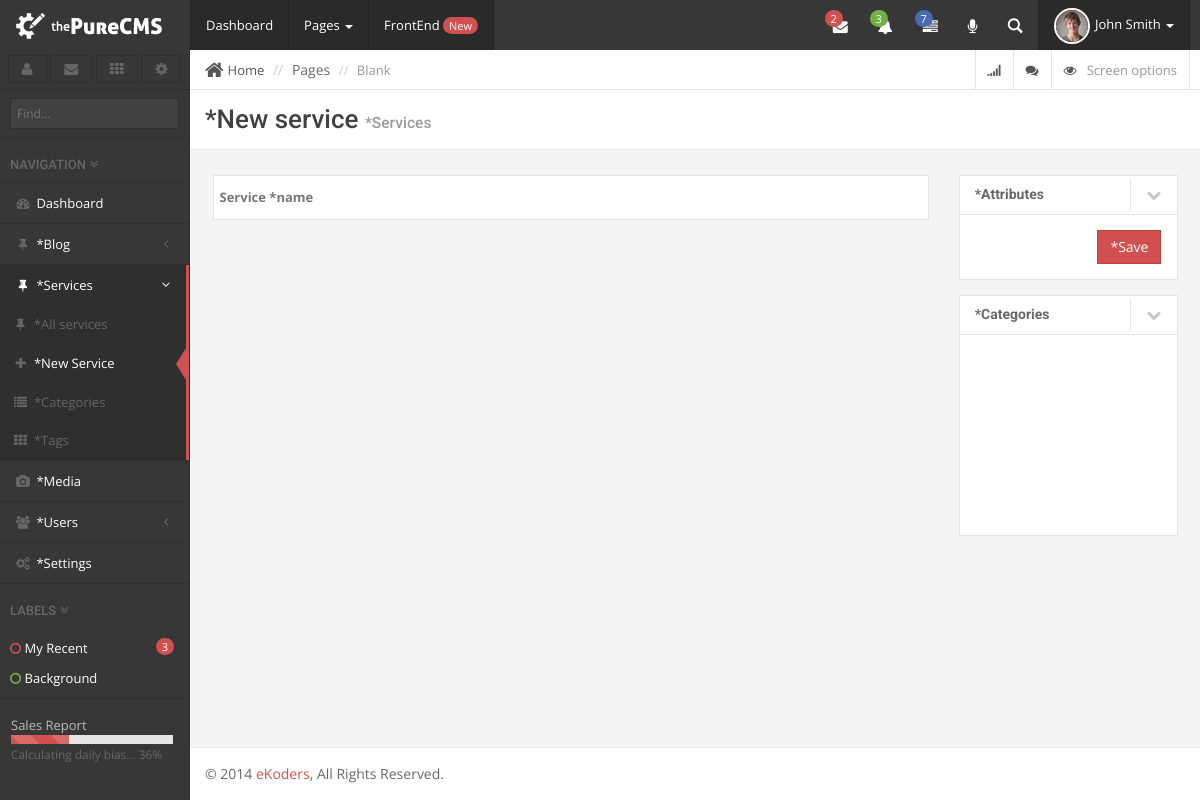
/admin/post_create.php?type=services (signed in), run on an earlier commit of the app's database.
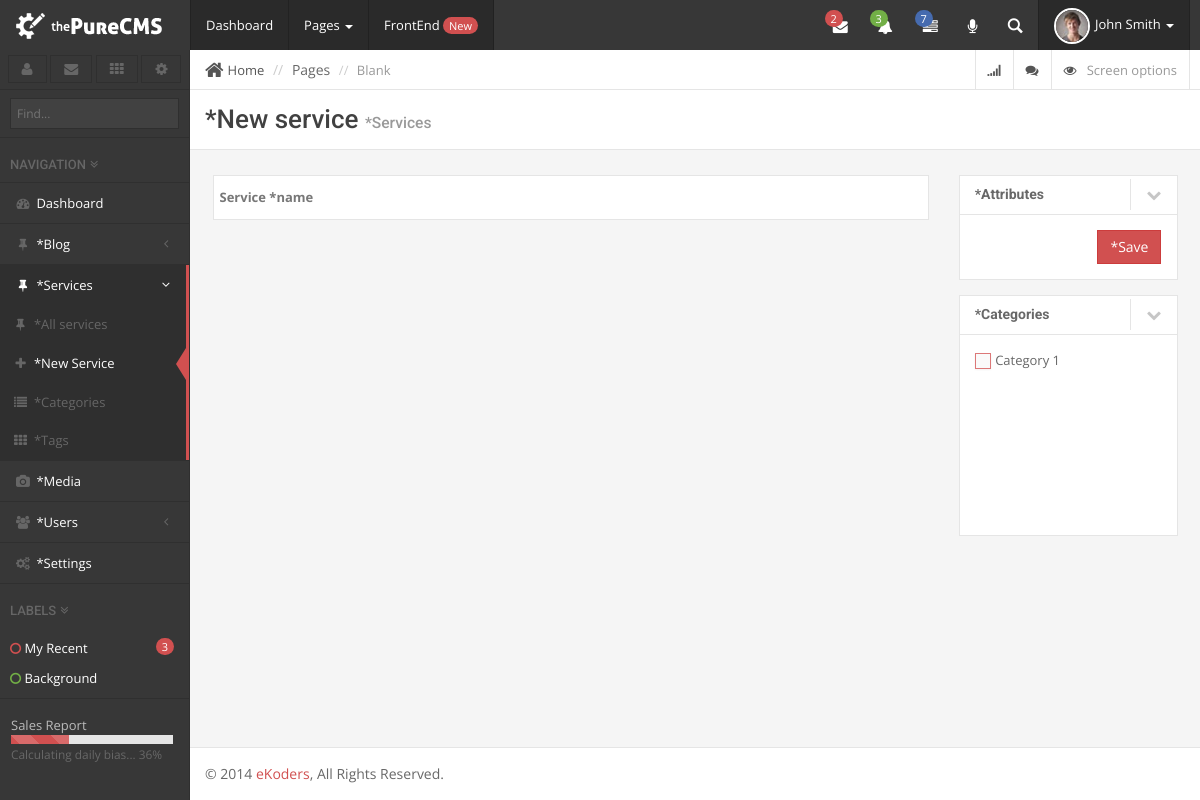
And on a later commit of the database.
### tables this page shows
CREATE TABLE IF NOT EXISTS `categories` (
  `category_id` int(11) NOT NULL AUTO_INCREMENT,
  `category_name` varchar(32) NOT NULL,
  `category_slug` varchar(64) NOT NULL,
  `category_description` longtext,
  `category_media` int(11) DEFAULT NULL,
  `category_parent` int(11) DEFAULT NULL,
  `category_item_count` int(11) DEFAULT NULL,
  `category_order` int(11) DEFAULT NULL,
  `category_type` varchar(32) NOT NULL,
  `category_ts` timestamp NOT NULL DEFAULT CURRENT_TIMESTAMP,
  PRIMARY KEY (`category_id`)
);

### common/default_vars.php (called while the page is built, shortened)
<?php
$posts = array();

### common/procedural_functions.php (called while the page is built, shortened)
<?php
function register_post($args = array()){
	extract($args);
	global $posts;
	$posts[$id] = $args;
}

### include/class.database.php (called while the page is built, shortened)
<?php
class Database {
    private $_DB;
    private $_query;
    private $_where = array();
    private $_select = array();
    private $_action;
    private $_table;
    public function __construct() {
        try {
            $this->_DB = new PDO('mysql:host=' . DB_HOST . ';dbname=' . DB_NAME, DB_USER, DB_PASS);
            $this->_DB->setAttribute(PDO::ATTR_ERRMODE, PDO::ERRMODE_EXCEPTION);
        } catch (PDOException $e) {
            echo 'ERROR: ' . $e->getMessage();
        }
    }
    public function where($column_name, $value, $operator = '=') {
        $this->_where[$column_name] = array();
        $this->_where[$column_name][] = $value;
        $this->_where[$column_name][] = $operator;
    }
    public function select($columns) {
        foreach ($columns as $column => $name) {
            $this->_select[$column] = $name;
        }
    }
    public function query($query) {
        try {
            $this->_query = $this->_DB->prepare(filter_var($query, FILTER_SANITIZE_STRING));
            $this->bind_results();
            $this->_query->execute();
            $this->_where = array();
            $this->_select = array();
        } catch (PDOException $e) {
            $er = $e->errorInfo;
            echo '<p style="font-family:arial; background:#F00; position:absolute; z-index:10000; color:#FFF; padding:5px;">ERROR: ' . $er[2] . '</p>';
        }
    }
    private function bind_results() {
        if (!empty($this->_where)) {
            foreach ($this->_where as $c => $value) {
                $this->_query->bindValue(':' . $c, $value[0], $this->get_type($value[0]));
            }
        }
    }
    private function get_type($value) {
        if (is_int($value)) {
            $param = PDO::PARAM_INT;
        } elseif (is_bool($value)) {
            $param = PDO::PARAM_BOOL;
        } elseif (is_null($value)) {
            $param = PDO::PARAM_NULL;
        } elseif (is_string($value)) {
            $param = PDO::PARAM_STR;
        } else {
            $param = FALSE;
        }
        return $param;
    }
    private function build_query() {
        $query = $this->_action;
        if ($this->_action == 'SELECT') {
            if (!empty($this->_select)) {
                foreach ($this->_select as $column_name => $name) {
                    $query .=' ' . $column_name . ' as ' . $name . ', ';
                }
            } else {
                $query .= ' *';
            }
            $query = rtrim($query, ', ');
        }
        if ($this->_action != 'UPDATE' && $this->_action != 'INSERT') {
            $query .= ' FROM ';
        }
        $query .= $this->_table;
        if (!empty($this->_where)) {
            $query .= ' WHERE ';
            $columns = array();
            foreach ($this->_where as $c => $v) {
                $columns[] = $c . ' ' . $v[1] . ' :' . $c;
            }
            $query .= implode(' AND ', $columns);
        }
        $this->query($query);
    }
    public function all_results($fetch_type = PDO::FETCH_OBJ) {
        return $this->_query->fetchAll($fetch_type);
    }
    public function row_count() {
        return $this->_query->rowCount();
    }
    public function from($table_name, $num_rows = NULL) {
        $this->_action = 'SELECT';
        $this->_table = $table_name;
        $this->build_query();
    }
}

### admin/classes/class.settings.php (called while the page is built, shortened)
<?php
class Settings extends Database{
	public $settings;
	private $table_name;
	public function __construct()
	{
		$this->table_name = DB_PREFIX.'settings';
		$this->select_all_settings();
	}
	public function select_all_settings()
	{
		$columns = array();
		$columns['setting_name'] = 'name';
		$columns['setting_value'] = 'value';
		$this->from($this->table_name);
		$results = $this->all_results();
		$this->settings = array();
		foreach ($results as $key => $value) {
			$this->settings[$value->name] = $value->value;
		}
	}
	public function get_settings($name = NULL)
	{
		if (isset($name)) {
			if (isset($this->settings[$name])) {
				return $this->settings[$name];
			}else{
				return false;
			}
		}
		return $this->settings;
	}
}

### admin/classes/class.media.php (called while the page is built, shortened)
<?php
class Media extends Settings{
	public function __construct()
	{
		parent::__construct();
		$this->upload_path = ABSPATH."contents/uploads/".date('Y/m/d/');
	}
}

### admin/classes/class.categories.php (called while the page is built, shortened)
<?php
class Categories extends Database{
	private $table_name;
	public function __construct()
	{
		$this->table_name = DB_PREFIX.'categories';
		$this->Media = new Media();
	}
	public function get_categories($type, $category_ID = NULL)
	{
		$this->from($this->table_name);
		if ($this->row_count() > 0 && isset($category_ID)) {
			return $this->result();
		}elseif($this->row_count() > 0){
			return $this->all_results();
		}
	}
}

### admin/post_create.php (the view, shortened to what the rows shown need)
<?php
include_once 'include/init.php';
$ID = (isset($_GET['ID']))? $_GET['ID'] : NULL;
$type = $_GET['type'];
$custom_post = $posts[$type];
$custom_name = $custom_post['meta']['single_title'];
$admin_title = (isset($ID))? 'Edit '.$custom_name : 'New '.$custom_name;
include 'include/header.php';
?>
<div id="page-wrapper">
		<div class="row">
			<div class="col-lg-12">
				<div class="page-header title">
					<h1><?php echo __($admin_title); ?> <span class="sub-title"><?php __(ucfirst($type)); ?></span> </h1>
				</div>
			</div>
		</div>
		<div class="row">
			<form action="<?php echo get_actual_url(false); ?>" role="form" method="post">
				<div class="col-md-3">
					<?php
					if(isset($custom_post['category']) && $custom_post['category'] == true): ?>
					<div class="portlet">
						<div id="categories" class="panel-collapse collapse in">
							<div class="portlet-body">
									<?php
										$Categories = new categories();
										$all_categories = $Categories->get_categories($type);
										foreach ($all_categories as $key => $all_category) {
										?>
										<div class="row">
										<div class="col-xs-12">
										<div class="tcb" style="margin:0">
											<label>
												<span class="labels"> <?php echo $all_category->category_name; ?></span>
											</label>
										</div></div></div>
									<?php }  ?>
							</div>
						</div>
					</div>
					<?php endif;  ?>
				</div>
			</form>
		</div>
<?php include 'include/footer.php'; ?>

What changed in the data, as far as the page shows it:
added categories: category_name "Category 1"
